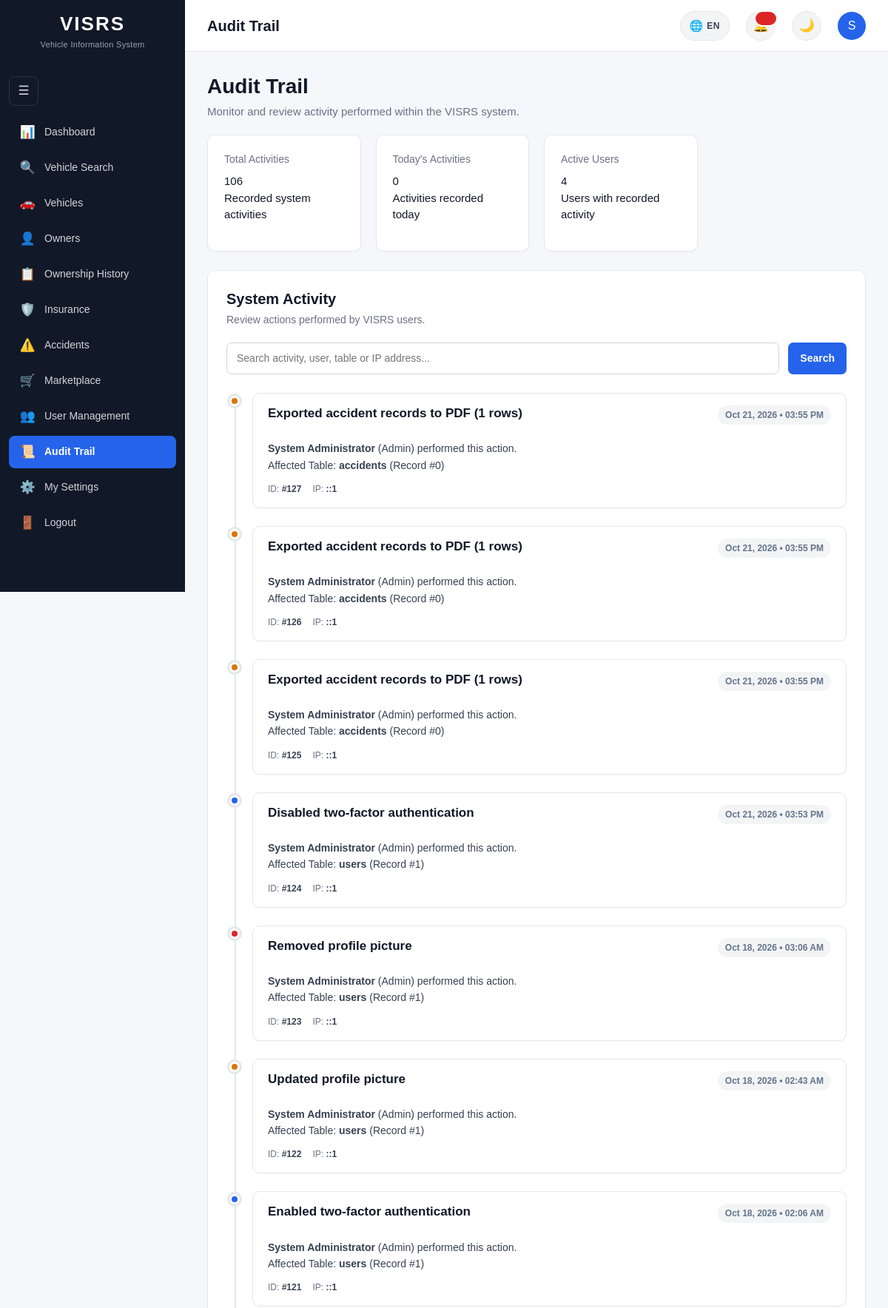
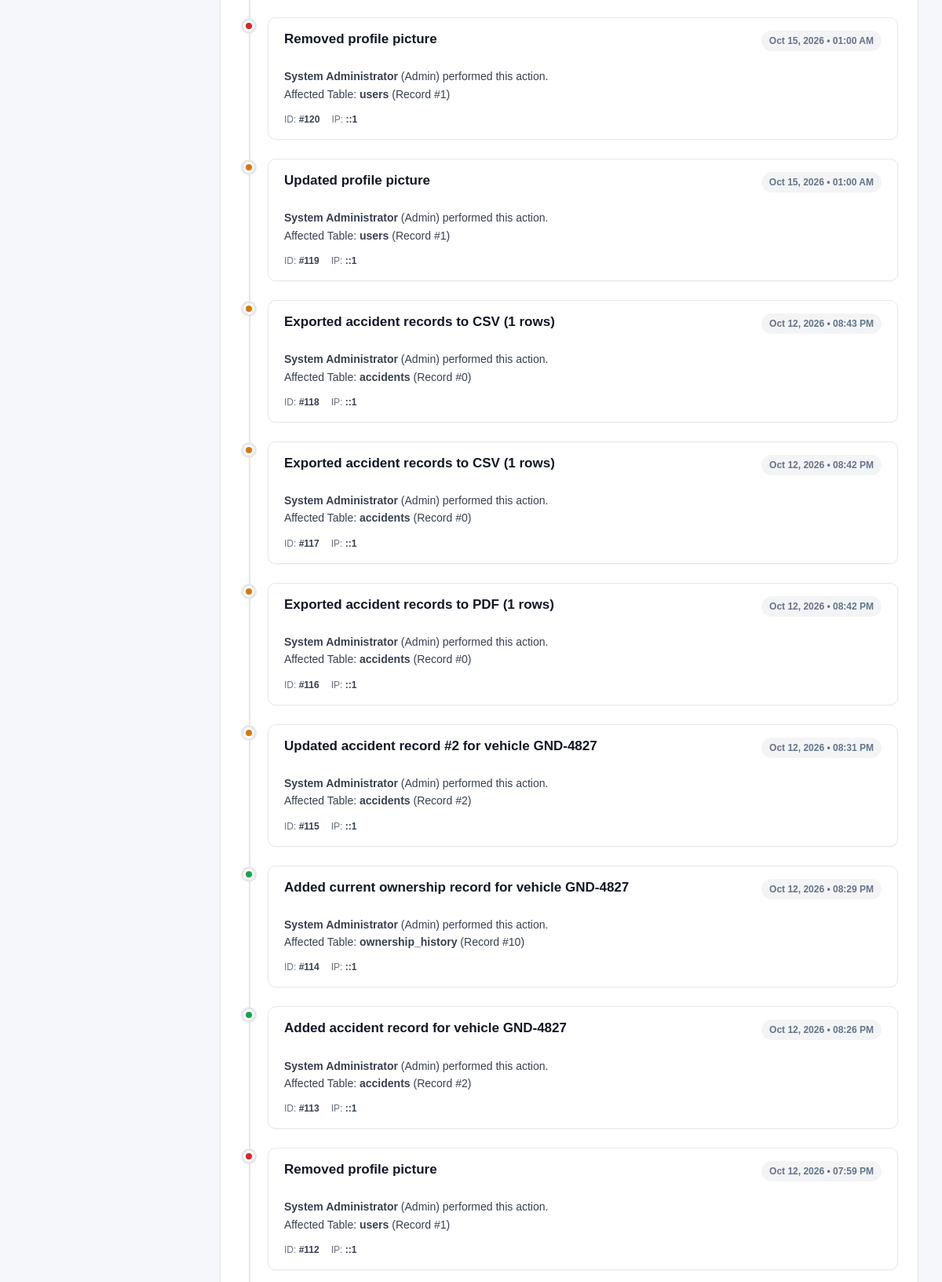
/audit_logs/index.php (signed in, upper part), run on the app's committed database (2 pictures, top to bottom).
### tables this page shows
CREATE TABLE `audit_logs` (
  `LogID` int(11) NOT NULL,
  `UserID` int(11) DEFAULT NULL,
  `Action` varchar(255) NOT NULL,
  `TableAffected` varchar(100) DEFAULT NULL,
  `RecordID` int(11) DEFAULT NULL,
  `IPAddress` varchar(45) DEFAULT NULL,
  `CreatedAt` timestamp NOT NULL DEFAULT current_timestamp()
);

CREATE TABLE `users` (
  `UserID` int(11) NOT NULL,
  `FirstName` varchar(100) NOT NULL,
  `LastName` varchar(100) NOT NULL,
  `Email` varchar(150) NOT NULL,
  `ProfileImage` varchar(255) DEFAULT NULL,
  `Password` varchar(255) NOT NULL,
  `Role` enum('Admin','Police','Seller','User') NOT NULL DEFAULT 'User',
  `CreatedAt` timestamp NOT NULL DEFAULT current_timestamp(),
  `TwoFactorSecret` varchar(64) DEFAULT NULL,
  `TwoFactorEnabled` tinyint(1) NOT NULL DEFAULT 0,
  `TwoFactorConfirmedAt` datetime DEFAULT NULL
);

### audit_logs/index.php (the view, shortened to what this page needs)
<?php
require_once __DIR__ . "/../includes/database.php";
require_once __DIR__ . "/../includes/functions.php";
$search = trim($_GET["search"] ?? "");
$perPage = 25;
if ($search !== "") {
    $searchValue = "%" . $search . "%";
    $countStmt = $pdo->prepare("
        SELECT COUNT(*)
        FROM audit_logs a
        LEFT JOIN users u
            ON a.UserID = u.UserID
        WHERE
            a.Action LIKE ?
            OR a.TableAffected LIKE ?
            OR a.IPAddress LIKE ?
            OR u.FirstName LIKE ?
            OR u.LastName LIKE ?
            OR u.Email LIKE ?
    ");
    $countStmt->execute([
        $searchValue,
        $searchValue,
        $searchValue,
        $searchValue,
        $searchValue,
        $searchValue
    ]);
    $totalMatchingLogs = (int) $countStmt->fetchColumn();
    $pagination = paginationMeta($totalMatchingLogs, $perPage);
    $stmt = $pdo->prepare("
        SELECT
            a.LogID,
            a.UserID,
            a.Action,
            a.TableAffected,
            a.RecordID,
            a.IPAddress,
            a.CreatedAt,
            u.FirstName,
            u.LastName,
            u.Email,
            u.Role
        FROM audit_logs a
        LEFT JOIN users u
            ON a.UserID = u.UserID
        WHERE
            a.Action LIKE ?
            OR a.TableAffected LIKE ?
            OR a.IPAddress LIKE ?
            OR u.FirstName LIKE ?
            OR u.LastName LIKE ?
            OR u.Email LIKE ?
        ORDER BY a.CreatedAt DESC, a.LogID DESC
        LIMIT ? OFFSET ?
    ");
    $stmt->bindValue(1, $searchValue, PDO::PARAM_STR);
    $stmt->bindValue(2, $searchValue, PDO::PARAM_STR);
    $stmt->bindValue(3, $searchValue, PDO::PARAM_STR);
    $stmt->bindValue(4, $searchValue, PDO::PARAM_STR);
    $stmt->bindValue(5, $searchValue, PDO::PARAM_STR);
    $stmt->bindValue(6, $searchValue, PDO::PARAM_STR);
    $stmt->bindValue(7, $pagination["perPage"], PDO::PARAM_INT);
    $stmt->bindValue(8, $pagination["offset"],  PDO::PARAM_INT);
    $stmt->execute();
} else {
    $countStmt = $pdo->query("SELECT COUNT(*) FROM audit_logs");
    $totalAllLogs = (int) $countStmt->fetchColumn();
    $pagination = paginationMeta($totalAllLogs, $perPage);
    $stmt = $pdo->prepare("
        SELECT
            a.LogID,
            a.UserID,
            a.Action,
            a.TableAffected,
            a.RecordID,
            a.IPAddress,
            a.CreatedAt,
            u.FirstName,
            u.LastName,
            u.Email,
            u.Role
        FROM audit_logs a
        LEFT JOIN users u
            ON a.UserID = u.UserID
        ORDER BY a.CreatedAt DESC, a.LogID DESC
        LIMIT ? OFFSET ?
    ");
    $stmt->bindValue(1, $pagination["perPage"], PDO::PARAM_INT);
    $stmt->bindValue(2, $pagination["offset"],  PDO::PARAM_INT);
    $stmt->execute();
}
$logs = $stmt->fetchAll();
$countStmt = $pdo->query("
    SELECT COUNT(*)
    FROM audit_logs
");
$totalLogs = (int) $countStmt->fetchColumn();
$todayStmt = $pdo->query("
    SELECT COUNT(*)
    FROM audit_logs
    WHERE DATE(CreatedAt) = CURDATE()
");
$todayLogs = (int) $todayStmt->fetchColumn();
$usersStmt = $pdo->query("
    SELECT COUNT(DISTINCT UserID)
    FROM audit_logs
    WHERE UserID IS NOT NULL
");
$activeUsers = (int) $usersStmt->fetchColumn();
require_once "../includes/head.php";
?>
<body>
<div class="layout">
    <?php
    include __DIR__ . "/../includes/sidebar.php";
    ?>
    <main class="main-content">
        <?php
        include __DIR__ . "/../includes/header.php";
        ?>
        <div class="content">
            <div
                style="
                    margin-bottom:20px;
                "
            >
                <h1
                    class="page-title"
                    style="
                        margin-bottom:6px;
                    "
                >
                    Audit Trail
                </h1>
                <p
                    class="page-subtitle"
                    style="
                        margin:0;
                    "
                >
                    Monitor and review activity performed within the VISRS system.
                </p>
            </div>
            <div class="stats-grid">
                <div class="stat-card">
                    <h3>
                        Total Activities
                    </h3>
                    <div class="stat-number">
                        <?= $totalLogs ?>
                    </div>
                    <p>
                        Recorded system activities
                    </p>
                </div>
                <div class="stat-card">
                    <h3>
                        Today's Activities
                    </h3>
                    <div class="stat-number">
                        <?= $todayLogs ?>
                    </div>
                    <p>
                        Activities recorded today
                    </p>
                </div>
                <div class="stat-card">
                    <h3>
                        Active Users
                    </h3>
                    <div class="stat-number">
                        <?= $activeUsers ?>
                    </div>
                    <p>
                        Users with recorded activity
                    </p>
                </div>
            </div>
            <div
                class="card"
                style="
                    margin-top:20px;
                "
            >
                <div
                    style="
                        display:flex;
                        justify-content:space-between;
                        align-items:center;
                        gap:15px;
                        flex-wrap:wrap;
                        margin-bottom:20px;
                    "
                >
                    <div>
                        <h2
                            style="
                                margin:0 0 5px 0;
                            "
                        >
                            System Activity
                        </h2>
                        <p
                            style="
                                margin:0;
                                color:#6b7280;
                            "
                        >
                            Review actions performed by VISRS users.
                        </p>
                    </div>
                </div>
                <form
                    method="GET"
                    action=""
                    style="
                        display:flex;
                        gap:12px;
                        margin-bottom:25px;
                        flex-wrap:wrap;
                    "
                >
                    <input
                        type="text"
                        name="search"
                        value="<?= htmlspecialchars($search) ?>"
                        placeholder="Search activity, user, table or IP address..."
                        style="
                            flex:1;
                            min-width:250px;
                        "
                    >
                    <button
                        type="submit"
                        class="button"
                    >
                        Search
                    </button>
                </form>
                <?php if (count($logs) > 0): ?>
                    <div class="audit-timeline">
                        <?php foreach ($logs as $log):
                            $actionText = strtolower($log["Action"]);
                            $dotClass = "action-update";
                            if (strpos($actionText, 'create') !== false || strpos($actionText, 'add') !== false || strpos($actionText, 'insert') !== false) {
                                $dotClass = "action-create";
                            } elseif (strpos($actionText, 'delete') !== false || strpos($actionText, 'remove') !== false) {
                                $dotClass = "action-delete";
                            } elseif (strpos($actionText, 'login') !== false || strpos($actionText, 'auth') !== false) {
                                $dotClass = "action-login";
                            }
                            $userName = $log["FirstName"]
                                ? htmlspecialchars($log["FirstName"] . " " . $log["LastName"])
                                : "Unknown User";
                            $userRole = $log["Role"] ? htmlspecialchars($log["Role"]) : "System";
                            $logTime = date("M d, Y • h:i A", strtotime($log["CreatedAt"]));
                        ?>
                            <div class="audit-item">
                                <div class="audit-dot <?= $dotClass ?>"></div>
                                <div class="audit-content">
                                    <div class="audit-header">
                                        <h3 class="audit-title">
                                            <?= htmlspecialchars($log["Action"]) ?>
                                        </h3>
                                        <span class="audit-time">
                                            <?= $logTime ?>
                                        </span>
                                    </div>
                                    <p class="audit-details">
                                        <strong><?= $userName ?></strong>
                                        (<?= $userRole ?>) performed this action.
                                        <?php if (!empty($log["TableAffected"])): ?>
                                            <br>
                                            Affected Table: <strong><?= htmlspecialchars($log["TableAffected"]) ?></strong>
                                            <?php if ($log["RecordID"] !== null): ?>
                                                (Record #<?= (int) $log["RecordID"] ?>)
                                            <?php endif; ?>
                                        <?php endif; ?>
                                    </p>
                                    <div class="audit-meta">
                                        <span>ID: <strong>#<?= (int) $log["LogID"] ?></strong></span>
                                        <span>IP: <strong><?= htmlspecialchars($log["IPAddress"] ?? "—") ?></strong></span>
                                    </div>
                                </div>
                            </div>
                        <?php endforeach; ?>
                    </div>
                <?php endif; ?>
            </div>
        </div>
    </main>
</div>
<?php
include __DIR__ . "/../includes/footer.php";
?>

### css/print.css (style rules this page uses)
*, *::before, *::after { box-sizing: border-box; -webkit-print-color-adjust: exact; print-color-adjust: exact; }
.sidebar, .topbar, footer, .theme-toggle, .sidebar-toggle, .language-switcher, .profile-link, .user-info, .no-print, .button, button, input[type="submit"], .button-group, .sidebar-reopen { display: none !important; }
html, body { width: 100% !important; margin: 0 !important; padding: 0 !important; background: #ffffff !important; color: #000000 !important; font-size: 11pt; }
.layout, .main-content, .content { width: 100% !important; min-width: 0 !important; max-width: 100% !important; margin: 0 !important; padding: 0 !important; background: #ffffff !important; display: block !important; }
h1 { font-size: 22pt; color: #000000; margin: 0 0 4pt 0; page-break-after: avoid; }
h2 { font-size: 14pt; color: #000000; margin: 0 0 8pt 0; page-break-after: avoid; border-bottom: 1px solid #cccccc; padding-bottom: 4pt; }
h3 { font-size: 12pt; color: #000000; margin: 0 0 6pt 0; page-break-after: avoid; }
p, td, li, div { color: #000000 !important; font-size: 10pt; line-height: 1.4; }
body::before { content: "VISRS — Vehicle Information System"; display: block; padding: 6pt 0 10pt 0; margin: 0 0 12pt 0; border-bottom: 2px solid #000000; font-size: 12pt; font-weight: 700; color: #000000; letter-spacing: 0.5pt; text-align: left; }
body::after { content: "Generated on " attr(data-print-date) " — VISRS"; display: block; margin-top: 20pt; padding-top: 8pt; border-top: 1px solid #cccccc; font-size: 9pt; color: #555555; text-align: center; }
.card, .stat-card, .detail-item { background: #ffffff !important; border: 1px solid #cccccc !important; border-radius: 0 !important; box-shadow: none !important; padding: 10pt !important; margin-bottom: 12pt !important; page-break-inside: avoid; }
.stats-grid { display: grid !important; grid-template-columns: repeat(4, 1fr) !important; gap: 8pt !important; margin-bottom: 12pt !important; }
.stat-card .number, .stat-number { font-size: 18pt; font-weight: 700; color: #000000; }
.stat-label, .stat-card h3 { color: #555555; font-size: 9pt; text-transform: uppercase; letter-spacing: 0.5pt; }
input, select, textarea { background: #ffffff !important; color: #000000 !important; border: 1px solid #cccccc !important; padding: 4pt 6pt !important; font-size: 10pt !important; }

### data on the page
audit_logs: Action "Exported accident records to PDF (1 rows)", CreatedAt "Oct 21, 2026 • 03:55 PM", UserID.LastName "System Administrator", UserID.Role "Admin", TableAffected "accidents", RecordID "0", LogID "127", IPAddress "::1"
audit_logs: Action "Exported accident records to PDF (1 rows)", CreatedAt "Oct 21, 2026 • 03:55 PM", UserID.LastName "System Administrator", UserID.Role "Admin", TableAffected "accidents", RecordID "0", LogID "126", IPAddress "::1"
audit_logs: Action "Exported accident records to PDF (1 rows)", CreatedAt "Oct 21, 2026 • 03:55 PM", UserID.LastName "System Administrator", UserID.Role "Admin", TableAffected "accidents", RecordID "0", LogID "125", IPAddress "::1"
audit_logs: Action "Disabled two-factor authentication", CreatedAt "Oct 21, 2026 • 03:53 PM", UserID.LastName "System Administrator", UserID.Role "Admin", TableAffected "users", RecordID "1", LogID "124", IPAddress "::1"
audit_logs: Action "Removed profile picture", CreatedAt "Oct 18, 2026 • 03:06 AM", UserID.LastName "System Administrator", UserID.Role "Admin", TableAffected "users", RecordID "1", LogID "123", IPAddress "::1"
audit_logs: Action "Updated profile picture", CreatedAt "Oct 18, 2026 • 02:43 AM", UserID.LastName "System Administrator", UserID.Role "Admin", TableAffected "users", RecordID "1", LogID "122", IPAddress "::1"
audit_logs: Action "Enabled two-factor authentication", CreatedAt "Oct 18, 2026 • 02:06 AM", UserID.LastName "System Administrator", UserID.Role "Admin", TableAffected "users", RecordID "1", LogID "121", IPAddress "::1"
audit_logs: Action "Removed profile picture", CreatedAt "Oct 15, 2026 • 01:00 AM", UserID.LastName "System Administrator", UserID.Role "Admin", TableAffected "users", RecordID "1", LogID "120", IPAddress "::1"
audit_logs: Action "Updated profile picture", CreatedAt "Oct 15, 2026 • 01:00 AM", UserID.LastName "System Administrator", UserID.Role "Admin", TableAffected "users", RecordID "1", LogID "119", IPAddress "::1"
audit_logs: Action "Exported accident records to CSV (1 rows)", CreatedAt "Oct 12, 2026 • 08:43 PM", UserID.LastName "System Administrator", UserID.Role "Admin", TableAffected "accidents", RecordID "0", LogID "118", IPAddress "::1"
audit_logs: Action "Exported accident records to CSV (1 rows)", CreatedAt "Oct 12, 2026 • 08:42 PM", UserID.LastName "System Administrator", UserID.Role "Admin", TableAffected "accidents", RecordID "0", LogID "117", IPAddress "::1"
audit_logs: Action "Exported accident records to PDF (1 rows)", CreatedAt "Oct 12, 2026 • 08:42 PM", UserID.LastName "System Administrator", UserID.Role "Admin", TableAffected "accidents", RecordID "0", LogID "116", IPAddress "::1"
audit_logs: Action "Updated accident record #2 for vehicle GND-4827", CreatedAt "Oct 12, 2026 • 08:31 PM", UserID.LastName "System Administrator", UserID.Role "Admin", TableAffected "accidents", RecordID "2", LogID "115", IPAddress "::1"
audit_logs: Action "Added current ownership record for vehicle GND-4827", CreatedAt "Oct 12, 2026 • 08:29 PM", UserID.LastName "System Administrator", UserID.Role "Admin", TableAffected "ownership_history", RecordID "10", LogID "114", IPAddress "::1"
audit_logs: Action "Added accident record for vehicle GND-4827", CreatedAt "Oct 12, 2026 • 08:26 PM", UserID.LastName "System Administrator", UserID.Role "Admin", TableAffected "accidents", RecordID "2", LogID "113", IPAddress "::1"
audit_logs: Action "Removed profile picture", CreatedAt "Oct 12, 2026 • 07:59 PM", UserID.LastName "System Administrator", UserID.Role "Admin", TableAffected "users", RecordID "1", LogID "112", IPAddress "::1"

### other printed values
$pageTitle "Audit Trail"
substr($headerFirstName, 0, 1) "S"
$totalLogs "106"
$todayLogs "0"
$activeUsers "4"
